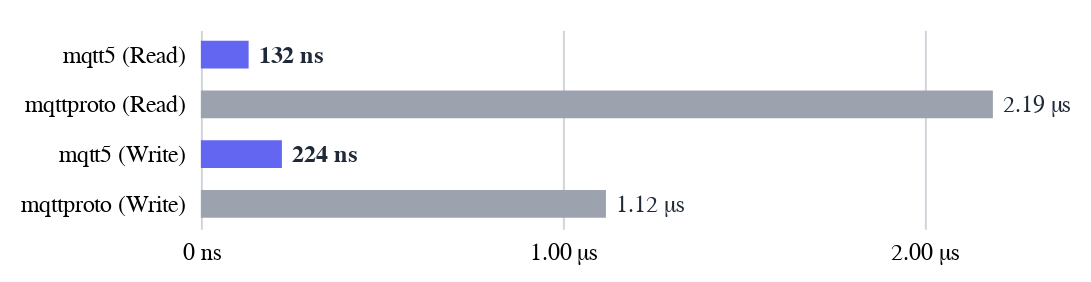

Source (Vega-Lite JSON):
### Vega-Lite specification from a JSON file in a GitHub repository (floating-point values rounded to 4 significant figures)
{"$schema": "https://vega.github.io/schema/vega-lite/v6.json", "data": {"values": [{"library": "mqtt5", "operation": "mqtt5 (Read)", "time": 132, "timeFormat": "132 ns"}, {"library": "mqtt5", "operation": "mqtt5 (Write)", "time": 224, "timeFormat": "224 ns"}, {"library": "mqttproto", "operation": "mqttproto (Read)", "time": 2190, "timeFormat": "2.19 μs"}, {"library": "mqttproto", "operation": "mqttproto (Write)", "time": 1120, "timeFormat": "1.12 μs"}]}, "config": {"padding": {"left": 10, "top": 15, "right": 10, "bottom": 10}, "text": {"font": "Helvetica Neue", "color": "#1f2937"}, "mark": {"font": "Helvetica Neue", "color": "#1f2937"}, "axis": {"labelFont": "Helvetica Neue"}, "view": {"stroke": null}}, "encoding": {"y": {"field": "operation", "type": "nominal", "axis": {"grid": false, "title": null, "labelFontSize": 12, "ticks": false, "labelPadding": 8, "domain": false}, "sort": ["mqtt5 (Read)", "mqttproto (Read)", "mqtt5 (Write)", "mqttproto (Write)"]}, "x": {"field": "time", "type": "quantitative", "axis": {"title": null, "labelExpr": "datum.value < 1000 ? datum.value + ' ns' : format(datum.value/1000, '.2f') + ' μs'", "tickCount": 3, "tickSize": 0, "labelPadding": 6, "labelAlign": "center", "labelFontSize": 12, "gridColor": "#d1d5db", "domain": false}}}, "height": 100, "width": 400, "layer": [{"mark": "bar", "encoding": {"size": {"value": 14}, "color": {"condition": {"test": "datum.library == 'mqtt5'", "value": "#6366f1"}, "value": "#9ca3af"}}}, {"transform": [{"filter": "datum.library !== 'mqtt5'"}], "mark": {"type": "text", "align": "left", "baseline": "middle", "dx": 5, "fontSize": 12, "fill": "#1f2937"}, "encoding": {"text": {"field": "timeFormat"}}}, {"transform": [{"filter": "datum.library === 'mqtt5'"}], "mark": {"type": "text", "align": "left", "baseline": "middle", "dx": 5, "fontSize": 12, "fontWeight": "bold", "fill": "#1f2937"}, "encoding": {"text": {"field": "timeFormat"}}}]}
